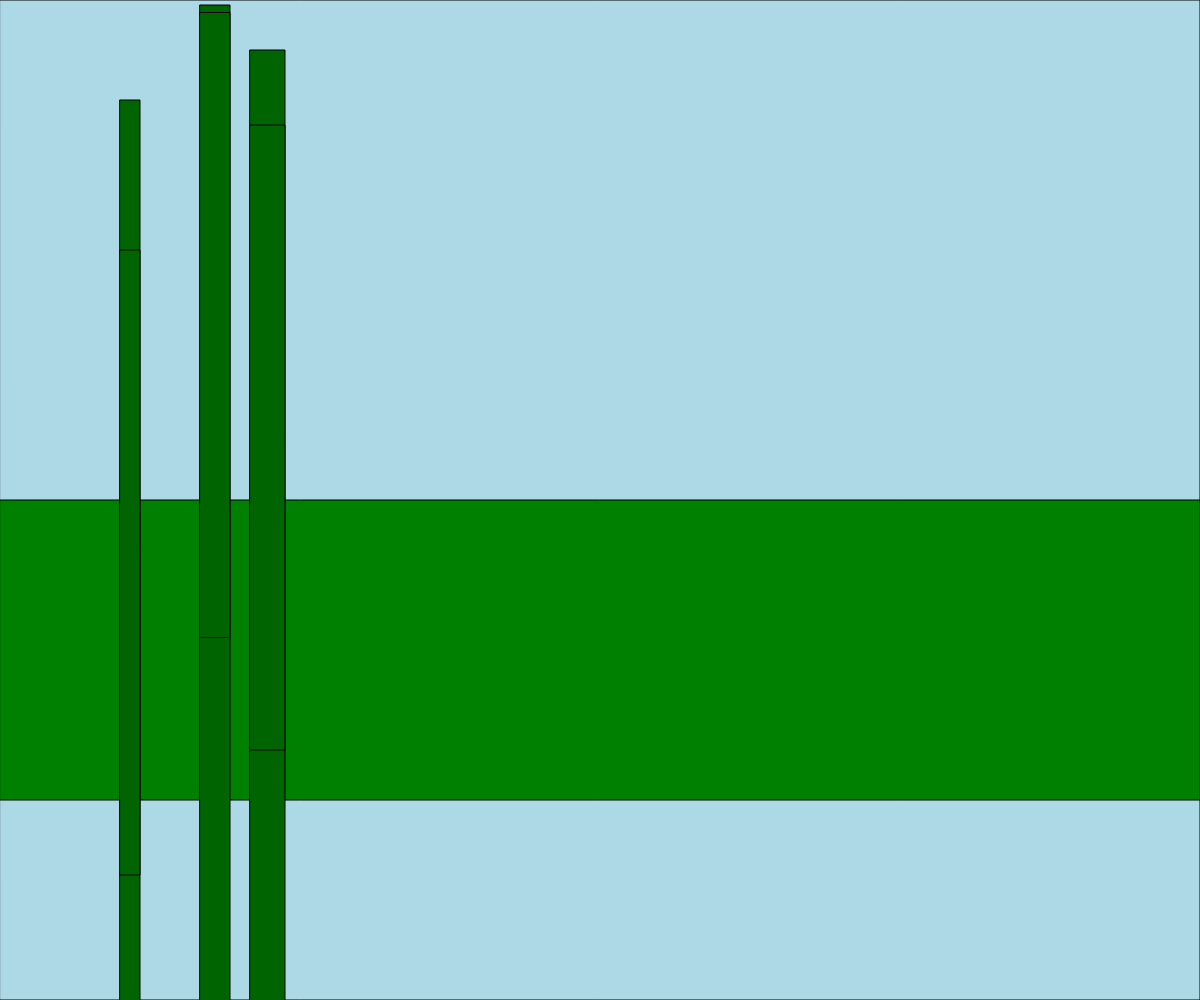
Frame 1 (no input)
Frame 60 (no input): identical to frame 1, image omitted
Frame 120 (the mouse pressed at the canvas centre since frame 60): identical to frame 1, image omitted

The p5.js sketch that drew this single still picture (run headless with seeded random() and noise() and a simulated clock; from frame 60 on, the mouse is pressed at the canvas centre):

// p5.js sketch
// ── sketch.js
let size = 25;

let bears = []

const palette = ["white", "orange", "yellow", "red", "grey"]

let placement = randomIntFromInterval(50, 1500);
const canvasWidth = window.innerWidth;
const canvasHeight = window.innerHeight;

function spawn() {
    
    const bear = {
       
        x: randomIntFromInterval(300, 1200),
        y: randomIntFromInterval(550, 650),
        size: 25,
        alive: true,
        speed: Math.random() / 10,
        color: palette[randomIntFromInterval(0, 4)]

    } ;
    
    bears.push(bear);
    
}

function setup() {

    createCanvas(canvasWidth, canvasHeight);




    // drawGrid(canvasWidth, canvasHeight);
}
function randomIntFromInterval(min, max) {
    return Math.floor(Math.random() * (max - min + 1) + min);
}


let counter = 0;



function draw() {
    
    drawBackground(0, 0, canvasWidth, canvasHeight, "lightblue")
    drawBackground(0, 500, canvasWidth, 300, "green");
    drawBamboo(200, 5, 30, canvasHeight, "darkgreen" );
    drawBamboo(250, 50, 35, canvasHeight, "darkgreen" );
    drawBamboo(120, 100, 20, canvasHeight, "darkgreen" );
    drawBamboo(1400, 5, 30, canvasHeight, "darkgreen" );
    drawBamboo(1250, 50, 35, canvasHeight, "darkgreen" );
    drawBamboo(1320, 100, 20, canvasHeight, "darkgreen" );
    drawBamboo(1460, 80, 25, canvasHeight, "darkgreen" );
    
   
    size = size + .1;
   
    counter++;

    
    if (counter % 200 == 0) {
        spawn();
        
    }
    for (let i = 0; i < bears.length; i++) { 
       
        
        const bear = bears[i];
        if(bear.alive){
        drawCreature(bear.x + Math.sin(deltaTime)*3, bear.y, bear.size, bear.color, 'black');
        bear.size += bear.speed;
        
        }
       
    }

}


function drawBackground(centerX, centerY, width, height, fillColor, fillColor2) {
    fill(fillColor)
    rect(centerX, centerY, width, height)
}

function drawBamboo (centerX, centerY,width,height,fillColor,fillColor2){
let rivitHeight= centerY*2.5
let rivitThickness= height/1.6

fill(fillColor)
rect(centerX, centerY,width,height)
rect(centerX,rivitHeight ,width, rivitThickness)

}


function drawCreature(centerX, centerY, size, fillColor, fillColor2) {



    let noseTop = centerY - size / 9;
    let headY = centerY - size / 3;
    let bodyY = centerY + size / 2.75;
    let bodySize = size * 1.25;
    let armRight = centerX + size / 2;
    let armY = centerY + size / 5;
    let limbSize = size * .4;
    let armLeft = centerX - size / 2;
    let legY = centerY + size / 1.2;
    let legLeft = centerX - size / 2.3;
    let legRight = centerX + size / 2.3;
    let ear = centerY - size / 1.5;
    let earSize = size * .35;
    let noseRight = centerX + size / 11;
    let noseLeft = centerX - size / 11;
    let eyeLeft = centerX - size / 6;
    let eyeSize = size * .25;
    let eyeRight = centerX + size / 6
    let eyeY = centerY - size / 5


    fill(fillColor)
    circle(centerX, bodyY, bodySize) 
    fill(fillColor2)
    circle(armRight, armY, limbSize)
    circle(armLeft, armY, limbSize)
    circle(legRight, legY, limbSize)
    circle(legLeft, legY, limbSize)
    circle(legRight, ear, earSize)
    circle(legLeft, ear, earSize)
    fill(fillColor)
    circle(centerX, headY, size)
    fill(fillColor2)
    circle(eyeLeft, eyeY, eyeSize)
    circle(eyeRight, eyeY, eyeSize)
    triangle(centerX, noseTop, noseLeft, centerY, noseRight, centerY)
    fill("white")
    circle(eyeRight, eyeY - size / 20, eyeSize / 3)
    circle(eyeLeft, eyeY - size / 20, eyeSize / 3)


}

function mouseClicked() {
    
    for (let i = 0; i < bears.length; i++) {
        
        const bear = bears[i];
       
        let d = dist(bear.x, bear.y, mouseX, mouseY);
        if (d < bear.size ) {
            bear.alive=false;
            
    
        } 
    }
}
